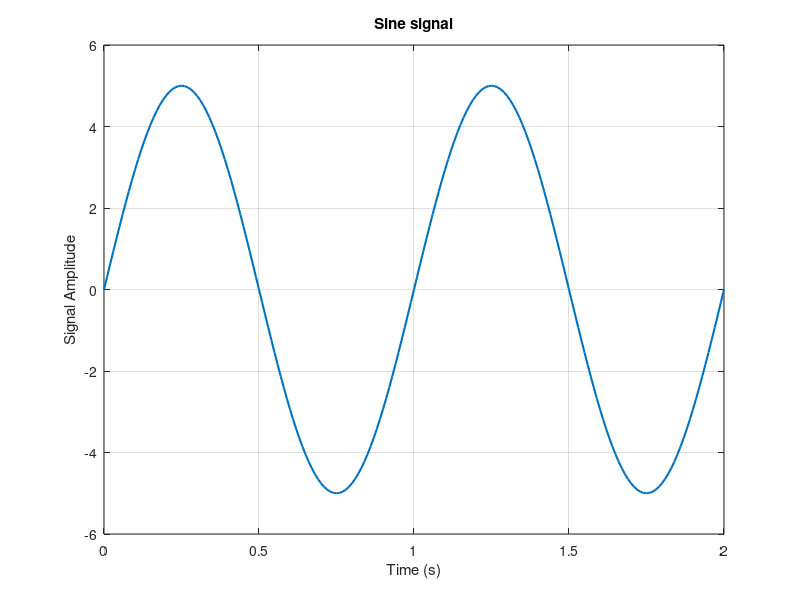
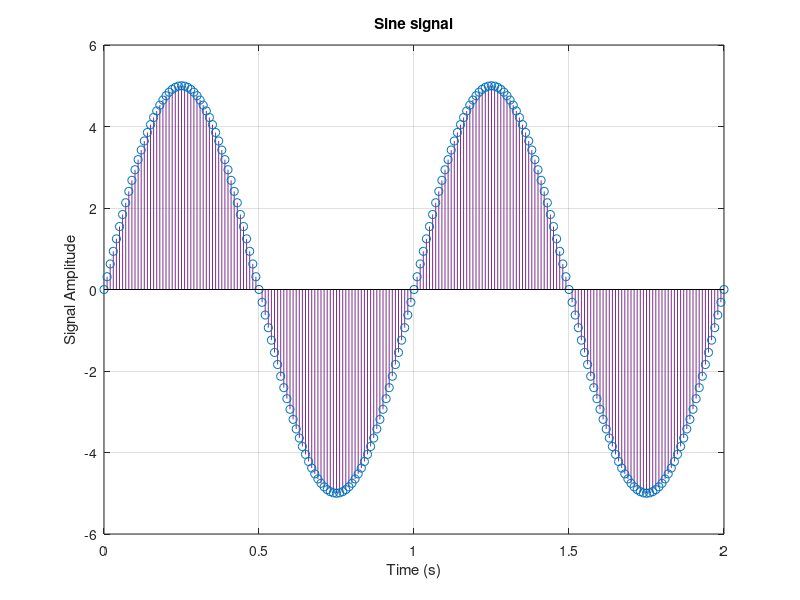
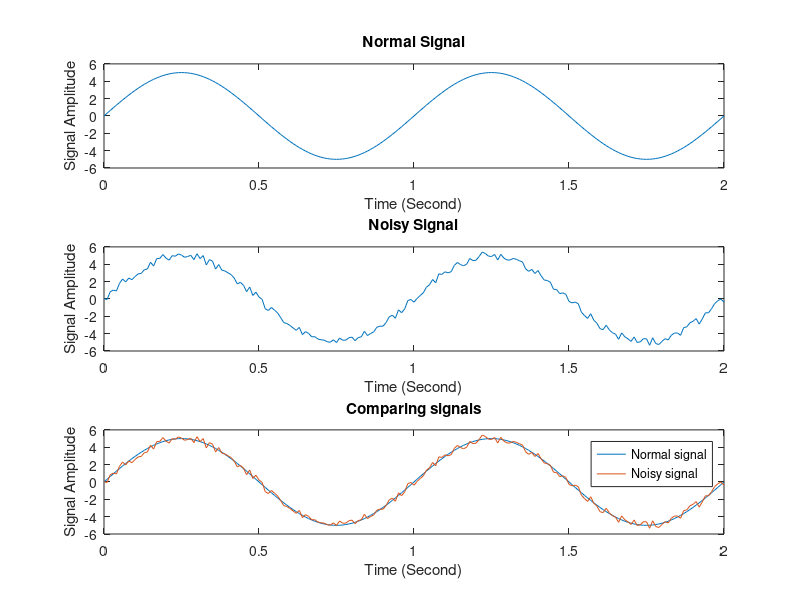
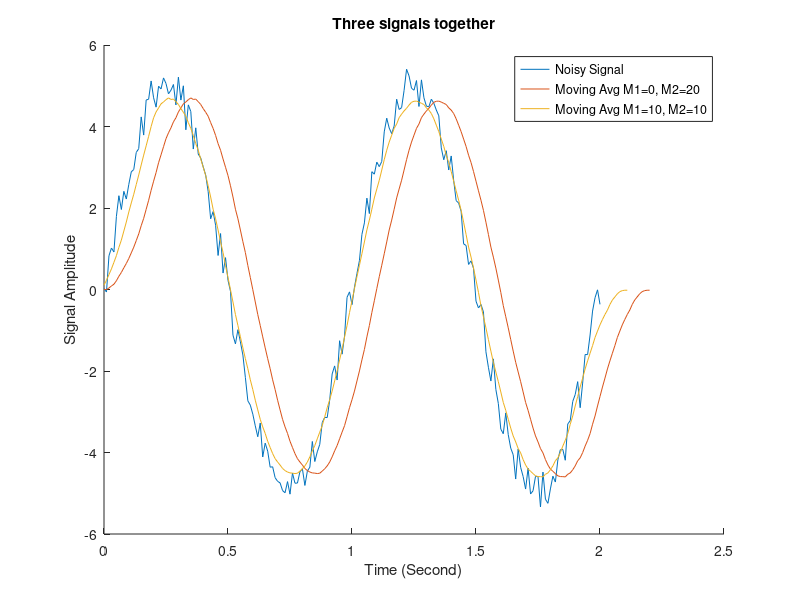

The MATLAB script that drew these images, in order: (Note: this script raises an error after producing the figures.)
%%
close all;
clear;
clc;
%% part 1
% part 1.1
t = 0:0.01:2;        % Define time axis
A = 5;               % Amplitude
f = 1;               % Frequency
y = A*sin(2*pi*f*t); % Sine function

% Plotting signals
figure('Name', 'Sine signal (Plot)');
plot(t, y, 'LineWidth', 1.5);
xlabel('Time (s)');
ylabel('Signal Amplitude');
title('Sine signal');
grid on;

figure('Name', 'Sine signal (Stem)');
stem(t, y,'color', '#7E2F8E', 'LineWidth', 0.5);
xlabel('Time (s)');
ylabel('Signal Amplitude');
title('Sine signal');
grid on;

%% part 2
% part 1.2
r = rand(1, length(y)) - 0.5; % Noise
noised_signal = y + r;        % Add noise to sine, y defined in section 1.1

% Plotting signals
figure('Name', 'Normal Sine signal VS Noisy Sine Signal', 'Position', [300 200 700 500]);
subplot(3,1,1);               % Plotting normal signal without noise
plot(t,y)
title('Normal Signal');xlabel('Time (Second)');ylabel('Signal Amplitude');
subplot(3,1,2);               % Plotting noisy signal
plot(t,noised_signal)
title('Noisy Signal');xlabel('Time (Second)');ylabel('Signal Amplitude');
%hold on;
subplot(3,1,3);               % Plotting both signal together for comparing them
plot(t,y, t, noised_signal)
hold on;
title('Comparing signals');xlabel('Time (Second)');ylabel('Signal Amplitude');
legend('Normal signal', 'Noisy signal');
hold off;

%% part 3
% part 1.3:
% A moving average filter introduces a delay because it computes the average of past data points, which inherently involves looking back in time, causing the output to lag behind the input signal.

M1 = 0;
M2 = 20;
len = M2 + M1 + 1; % Window length

window = ones(1, len) / len; % Moving average window

y2 = conv(noised_signal, window);   % Noised signal defined in section 1.2, Line 30
t2 = 0:0.01:(0.01 * (length(y2) - 1));

% Plotting section 1.3.1
figure('Name', 'Moving Avg signals', 'Position', [300 200 700 500]);
hold on;
plot(t,noised_signal);              % Noise signal
plot(t2, y2);                       % Moving Avg M1=0, M2=20

% part 1.3.2:
M1 = 10;
M2 = 10;
len = M2 + M1 + 1; % Window length

window = ones(1, len) / len; % Moving average window

y3 = conv(noised_signal(M1:end), window);
t3 = 0:0.01:(0.01 * (length(y3) - 1));

plot(t3, y3);                       % Moving Avg M1=0, M2=20
hold off;
title('Three signals together'); xlabel('Time (Second)'); ylabel('Signal Amplitude');
legend("Noisy Signal", "Moving Avg M1=0, M2=20", "Moving Avg M1=10, M2=10");

%% part 4
% part 1.4.1
M1 = 0;
M2 = 20;
len = M2 + M1 + 1; % Window length

b = ones(1,len)/len;
a = 1;
y4_1 = filter(b, a, noised_signal);
t4_1 = 0:0.01:(0.01 * (length(y4_1) - 1));

% Plotting section 1.4
figure('Name', 'Moving Avg signals by using filter function', 'Position', [300 200 700 500]);
hold on;
plot(t,noised_signal);              % Noise signal
plot(t4_1, y4_1);                   % filtered signal
plot(t2,y2);                        % Plotting convolved signal M1=0, M2=20
plot(t3,y3);                        % Plotting convolved signal M1=10, M2=10
title('All signals together'); xlabel('Time (Second)'); ylabel('Signal Amplitude');
legend("Noisy Signal", "filtered signal", "Moving Avg M1=0, M2=20", "Moving Avg M1=10, M2=10");
hold off;

% Plotting section 1.3
figure('Name', 'plotting in seperated subplots', 'Position', [300 200 700 500]);
subplot(2,2,1);               % Plotting noisy signal
plot(t,noised_signal)
title('Noisy signal');xlabel('Time (Second)');ylabel('Signal Amplitude');
subplot(2,2,2);               % Plotting convolved signal M1=0, M2=20
plot(t2,y2)
title('convolved signal M1=0, M2=20');xlabel('Time (Second)');ylabel('Signal Amplitude');
subplot(2,2,3);               % Plotting convolved signal M1=10, M2=10
plot(t3,y3)
title('convolved signal M1=10, M2=10');xlabel('Time (Second)');ylabel('Signal Amplitude');
subplot(2,2,4);               % filtered signal
plot(t4_1,y4_1)
title('output signal of filter function');xlabel('Time (Second)');ylabel('Signal Amplitude');

%% part 5
% part 1.5
w0 = pi/32; n = 100;
[y5,t5] = singen(w0,n);     %singen function is defined in singen.m
figure('Name', 'singen');
stem(t5,y5, '.')
title('singen function output');xlabel('Time (Second)');ylabel('Signal Amplitude');


%% part 6
close all;
clear;
clc;

figure('Name', 'cos(2*pi*t6) + cos(8*pi*t6) + cos(12*pi*t6)');
t6 = 0:0.01:4;
y6 = cos(2*pi*t6) + cos(8*pi*t6) + cos(12*pi*t6); %Original Signal
plot(t6,y6);
title('cos(2*pi*t6) + cos(8*pi*t6) + cos(12*pi*t6)');xlabel('Time (Milisecond)');ylabel('Signal Amplitude');
hold on;

t62 = 0:0.2:4; % 5khz => 0.0002s = 0.2ms
y62 = cos(2*pi*t62) + cos(8*pi*t62) + cos(12*pi*t62); %Same signal, 5Khz sampled time vector
stem(t62,y62);

%figure()
%y8 = idealfilter()
%t8 = 0:0.01:(0.01*(length(y8)-1));

%plot(t8,y8)

%% part 7
close all;
clear;
clc;

fs = 100;
t7 = -5:1/fs:5;
y7 = sinc(5*t7) .^ 2;

% Spectrum of original singal
FT_x_0 = (1 / fs) * abs(fftshift(fft(y7)));
f_axis_0 = linspace(-fs / 2, fs / 2, length(FT_x_0));


for sr=[4 5 10 20] % sr: sampling rate
    figure('Name', 'Spectrum of original vs sampled signal');
    
    % Keep every fs/sr sample, other samples are set to 0
    % This way, the length of y will remain the same
    y7_2 = zeros(1, length(y7));
    y7_2(1:fs/sr:end) = y7(1:fs/sr:end); 


    % Spectrum of sampled singal
    FT_x_1 = (1 / fs) * abs(fftshift(fft(y7_2)));
    f_axis_1 = linspace(-fs / 2, fs / 2, length(FT_x_1));

    subplot(2,1,1)
    plot(f_axis_0, abs(FT_x_0), 'LineWidth', 1.5);
    title('Spectrum of original signal');xlabel('Frequency (Hz)');ylabel('Amplitude');

    subplot(2,1,2)
    plot(f_axis_1, abs(FT_x_1), 'LineWidth', 1.5);
    title(sprintf('Spectrum of sampled signal sr=%d', sr));xlabel('Frequency (Hz)');ylabel('Amplitude');
end


%% part 9
close all;
clear;
clc;

% Constructing the signal
f = [pi/16 5*pi/16 9*pi/16 13*pi/16];

fs = 1e3;
t9 = 1:1/fs:100;
y9 = zeros(1, length(t9));

for f1=f
    y9 = y9 + cos(2*f1*t9);
end


% Plotting the spectrum of the original signal
figure('Name', 'Spectrum of original signal');
FT_y9 = (1/fs) * abs(fftshift(fft(y9)));
f_axis = linspace(-fs / 2, fs / 2, length(FT_y9));
plot(f_axis,FT_y9, 'LineWidth', 2)
xlim([-1,1])
title('Spectrum'); xlabel('Freq');ylabel('Amplitude');


% Loading filters coefficients from xls file
filter_coef_1 = readmatrix('filters.xls', 'Sheet', 1);
filter_coef_2 = readmatrix('filters.xls', 'Sheet', 2);



% Plotting amplitude of frequency responses
figure('Name', 'Frequency response of filters');

for i = 1:4
    subplot(4,2, 2*i-1)
    
    [h, w] = freqz(filter_coef_1(i, :));
    w = w ./ pi;

    plot(w, abs(h));
    title(sprintf('Frequency response of analysis filter %d', i));
    xlabel('Normalized Frequency');ylabel('Amplitude');
end

for i = 1:4
    subplot(4,2,2*i)
    
    [h, w] = freqz(filter_coef_2(i, :));
    w = w ./ pi;
    
    plot(w, abs(h));
    title(sprintf('Frequency response of synthesis filter %d', i));
    xlabel('Normalized Frequency');ylabel('Amplitude');
end

% Plotting phase of frequency responses
figure('Name', 'Phase response of filters');

for i = 1:4
    subplot(4,2, 2*i-1)
    
    [h, w] = freqz(filter_coef_1(i, :));
    w = w ./ pi;
    
    plot(w, (angle(h)));
    title(sprintf('Frequency response of analysis filter %d', i));
    xlabel('Normalized Frequency');ylabel('Phase');
end

for i = 1:4
    subplot(4,2,2*i)
    
    [h, w] = freqz(filter_coef_2(i, :));
    w = w ./ pi;
    
    plot(w, (angle(h)));
    title(sprintf('Frequency response of synthesis filter %d', i));
    xlabel('Normalized Frequency');ylabel('Phase');
end


a = downsample(conv(filter_coef_1(1, :), y9), 4);
b = downsample(conv(filter_coef_1(2, :), y9), 4);
c = downsample(conv(filter_coef_1(3, :), y9), 4);
d = downsample(conv(filter_coef_1(4, :), y9), 4);

y_out =   conv(filter_coef_2(1, :), upsample(2*a, 4)) ...
        + conv(filter_coef_2(3, :), upsample(c, 4))   ...
        + conv(filter_coef_2(4, :), upsample(0.5*d, 4));

% figure()
% plot(y_out)
% figure('Name', 'y9')
% plot(y9)

% Plotting the spectrum of the processed signal
figure('Name', 'Spectrum of processed signal');
FT_yout = (1/fs) * abs(fftshift(fft(y_out)));
f_axis = linspace(-fs / 2, fs / 2, length(FT_yout));
plot(f_axis,FT_yout, 'LineWidth', 2)
xlim([-1,1])
title('Spectrum'); xlabel('Freq');ylabel('Amplitude');
